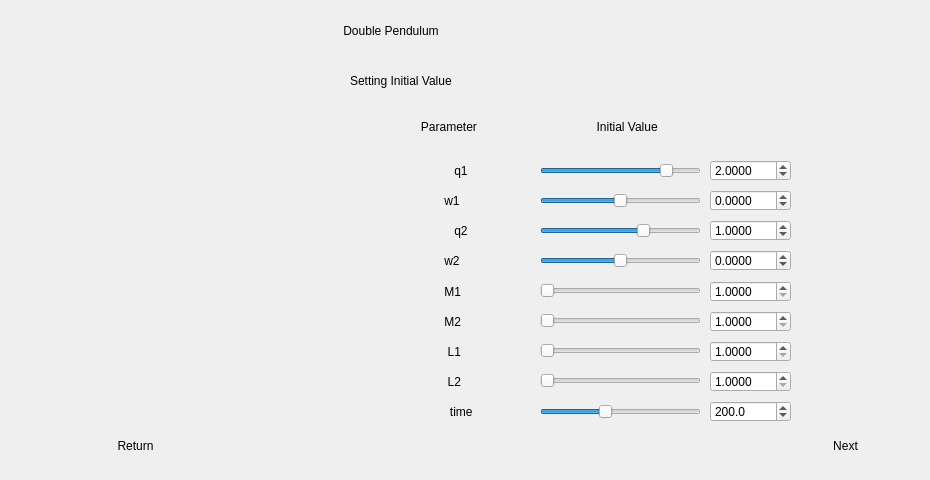
   <widget class="QWidget" name="SubStart2">
    <widget class="QPushButton" name="pushButton_4">
     <property name="geometry">
      <rect>
       <x>60</x>
       <y>420</y>
       <width>151</width>
       <height>51</height>
      </rect>
     </property>
     <property name="styleSheet">
      <string notr="true">font: 75 italic 20pt &quot;Yu Mincho Demibold&quot;;</string>
     </property>
     <property name="text">
      <string>Return</string>
     </property>
     <property name="flat">
      <bool>true</bool>
     </property>
    </widget>
    <widget class="QPushButton" name="pushButton_5">
     <property name="geometry">
      <rect>
       <x>770</x>
       <y>420</y>
       <width>151</width>
       <height>51</height>
      </rect>
     </property>
     <property name="styleSheet">
      <string notr="true">font: 75 italic 20pt &quot;Yu Mincho Demibold&quot;;</string>
     </property>
     <property name="text">
      <string>Next</string>
     </property>
     <property name="flat">
      <bool>true</bool>
     </property>
    </widget>
    <widget class="QLabel" name="label_6">
     <property name="geometry">
      <rect>
       <x>350</x>
       <y>60</y>
       <width>261</width>
       <height>41</height>
      </rect>
     </property>
     <property name="styleSheet">
      <string notr="true">font: 75 italic 17pt &quot;Yu Mincho Demibold&quot;;</string>
     </property>
     <property name="text">
      <string>Setting Initial Value</string>
     </property>
    </widget>
    <widget class="QLabel" name="label_28">
     <property name="geometry">
      <rect>
       <x>340</x>
       <y>10</y>
       <width>291</width>
       <height>41</height>
      </rect>
     </property>
     <property name="styleSheet">
      <string notr="true">font: 75 italic 20pt &quot;Yu Mincho Demibold&quot;;</string>
     </property>
     <property name="text">
      <string> Double Pendulum </string>
     </property>
    </widget>
    <widget class="QLabel" name="label_17">
     <property name="geometry">
      <rect>
       <x>90</x>
       <y>110</y>
       <width>341</width>
       <height>301</height>
      </rect>
     </property>
     <property name="styleSheet">
      <string notr="true">border-image: url(:/new/prefix1/images/double.png);</string>
     </property>
     <property name="text">
      <string/>
     </property>
    </widget>
    <widget class="QDoubleSpinBox" name="number_9">
     <property name="geometry">
      <rect>
       <x>710</x>
       <y>401</y>
       <width>81</width>
       <height>21</height>
      </rect>
     </property>
     <property name="styleSheet">
      <string notr="true"/>
     </property>
     <property name="decimals">
      <number>1</number>
     </property>
     <property name="minimum">
      <double>0.000000000000000</double>
     </property>
     <property name="maximum">
      <double>500.000000000000000</double>
     </property>
     <property name="value">
      <double>200.000000000000000</double>
     </property>
    </widget>
    <widget class="QLabel" name="label_14">
     <property name="geometry">
      <rect>
       <x>411</x>
       <y>340</y>
       <width>74</width>
       <height>23</height>
      </rect>
     </property>
     <property name="styleSheet">
      <string notr="true">font: 75 10pt &quot;Symbol&quot;;
font: 75 10pt &quot;Microsoft YaHei UI&quot;;</string>
     </property>
     <property name="text">
      <string>           L1</string>
     </property>
    </widget>
    <widget class="QDoubleSpinBox" name="number_8">
     <property name="geometry">
      <rect>
       <x>710</x>
       <y>371</y>
       <width>81</width>
       <height>21</height>
      </rect>
     </property>
     <property name="styleSheet">
      <string notr="true"/>
     </property>
     <property name="decimals">
      <number>4</number>
     </property>
     <property name="minimum">
      <double>1.000000000000000</double>
     </property>
     <property name="maximum">
      <double>5.000000000000000</double>
     </property>
     <property name="value">
      <double>1.000000000000000</double>
     </property>
    </widget>
    <widget class="QLabel" name="label_16">
     <property name="geometry">
      <rect>
       <x>440</x>
       <y>400</y>
       <width>73</width>
       <height>24</height>
      </rect>
     </property>
     <property name="styleSheet">
      <string notr="true">font: 75 10pt &quot;Symbol&quot;;
font: 75 10pt &quot;Microsoft YaHei UI&quot;;</string>
     </property>
     <property name="text">
      <string>   time</string>
     </property>
    </widget>
    <widget class="QLabel" name="label_4">
     <property name="geometry">
      <rect>
       <x>580</x>
       <y>111</y>
       <width>166</width>
       <height>32</height>
      </rect>
     </property>
     <property name="styleSheet">
      <string notr="true">font: 75 italic 14pt &quot;Minion Pro SmBd&quot;;</string>
     </property>
     <property name="text">
      <string>     Initial Value     </string>
     </property>
    </widget>
    <widget class="QLabel" name="label_15">
     <property name="geometry">
      <rect>
       <x>411</x>
       <y>370</y>
       <width>74</width>
       <height>23</height>
      </rect>
     </property>
     <property name="styleSheet">
      <string notr="true">font: 75 10pt &quot;Symbol&quot;;
font: 75 10pt &quot;Microsoft YaHei UI&quot;;</string>
     </property>
     <property name="text">
      <string>           L2</string>
     </property>
    </widget>
    <widget class="QSlider" name="horizontalSlider_9">
     <property name="geometry">
      <rect>
       <x>540</x>
       <y>401</y>
       <width>161</width>
       <height>22</height>
      </rect>
     </property>
     <property name="minimum">
      <number>0</number>
     </property>
     <property name="maximum">
      <number>500</number>
     </property>
     <property name="value">
      <number>200</number>
     </property>
     <property name="orientation">
      <enum>Qt::Horizontal</enum>
     </property>
    </widget>
    <widget class="QSlider" name="horizontalSlider">
     <property name="geometry">
      <rect>
       <x>540</x>
       <y>160</y>
       <width>161</width>
       <height>22</height>
      </rect>
     </property>
     <property name="acceptDrops">
      <bool>false</bool>
     </property>
     <property name="minimum">
      <number>-31415</number>
     </property>
     <property name="maximum">
      <number>31415</number>
     </property>
     <property name="value">
      <number>20000</number>
     </property>
     <property name="orientation">
      <enum>Qt::Horizontal</enum>
     </property>
     <property name="invertedAppearance">
      <bool>false</bool>
     </property>
     <property name="invertedControls">
      <bool>false</bool>
     </property>
     <property name="tickPosition">
      <enum>QSlider::NoTicks</enum>
     </property>
     <property name="tickInterval">
      <number>0</number>
     </property>
    </widget>
    <widget class="QLabel" name="label_18">
     <property name="geometry">
      <rect>
       <x>703</x>
       <y>111</y>
       <width>174</width>
       <height>42</height>
      </rect>
     </property>
     <property name="styleSheet">
      <string notr="true">font: 75 italic 14pt &quot;Minion Pro SmBd&quot;;</string>
     </property>
     <property name="text">
      <string/>
     </property>
    </widget>
    <widget class="QSlider" name="horizontalSlider_3">
     <property name="geometry">
      <rect>
       <x>540</x>
       <y>220</y>
       <width>161</width>
       <height>22</height>
      </rect>
     </property>
     <property name="minimum">
      <number>-31415</number>
     </property>
     <property name="maximum">
      <number>31415</number>
     </property>
     <property name="value">
      <number>10000</number>
     </property>
     <property name="orientation">
      <enum>Qt::Horizontal</enum>
     </property>
    </widget>
    <widget class="QSlider" name="horizontalSlider_4">
     <property name="geometry">
      <rect>
       <x>540</x>
       <y>250</y>
       <width>161</width>
       <height>22</height>
      </rect>
     </property>
     <property name="minimum">
      <number>-500</number>
     </property>
     <property name="maximum">
      <number>500</number>
     </property>
     <property name="orientation">
      <enum>Qt::Horizontal</enum>
     </property>
    </widget>
    <widget class="QDoubleSpinBox" name="number_6">
     <property name="geometry">
      <rect>
       <x>710</x>
       <y>311</y>
       <width>81</width>
       <height>21</height>
      </rect>
     </property>
     <property name="styleSheet">
      <string notr="true"/>
     </property>
     <property name="decimals">
      <number>4</number>
     </property>
     <property name="minimum">
      <double>1.000000000000000</double>
     </property>
     <property name="maximum">
      <double>10.000000000000000</double>
     </property>
     <property name="value">
      <double>1.000000000000000</double>
     </property>
    </widget>
    <widget class="QDoubleSpinBox" name="number_5">
     <property name="geometry">
      <rect>
       <x>710</x>
       <y>281</y>
       <width>81</width>
       <height>21</height>
      </rect>
     </property>
     <property name="styleSheet">
      <string notr="true"/>
     </property>
     <property name="decimals">
      <number>4</number>
     </property>
     <property name="minimum">
      <double>1.000000000000000</double>
     </property>
     <property name="maximum">
      <double>10.000000000000000</double>
     </property>
     <property name="value">
      <double>1.000000000000000</double>
     </property>
    </widget>
    <widget class="QSlider" name="horizontalSlider_7">
     <property name="geometry">
      <rect>
       <x>540</x>
       <y>340</y>
       <width>161</width>
       <height>22</height>
      </rect>
     </property>
     <property name="minimum">
      <number>1</number>
     </property>
     <property name="maximum">
      <number>5</number>
     </property>
     <property name="pageStep">
      <number>2</number>
     </property>
     <property name="orientation">
      <enum>Qt::Horizontal</enum>
     </property>
    </widget>
    <widget class="QSlider" name="horizontalSlider_5">
     <property name="geometry">
      <rect>
       <x>540</x>
       <y>280</y>
       <width>161</width>
       <height>22</height>
      </rect>
     </property>
     <property name="minimum">
      <number>1</number>
     </property>
     <property name="maximum">
      <number>10</number>
     </property>
     <property name="pageStep">
      <number>1</number>
     </property>
     <property name="orientation">
      <enum>Qt::Horizontal</enum>
     </property>
    </widget>
    <widget class="QSlider" name="horizontalSlider_6">
     <property name="geometry">
      <rect>
       <x>540</x>
       <y>310</y>
       <width>161</width>
       <height>22</height>
      </rect>
     </property>
     <property name="minimum">
      <number>1</number>
     </property>
     <property name="maximum">
      <number>10</number>
     </property>
     <property name="pageStep">
      <number>1</number>
     </property>
     <property name="orientation">
      <enum>Qt::Horizontal</enum>
     </property>
    </widget>
    <widget class="QSlider" name="horizontalSlider_8">
     <property name="geometry">
      <rect>
       <x>540</x>
       <y>370</y>
       <width>161</width>
       <height>22</height>
      </rect>
     </property>
     <property name="minimum">
      <number>1</number>
     </property>
     <property name="maximum">
      <number>5</number>
     </property>
     <property name="pageStep">
      <number>1</number>
     </property>
     <property name="sliderPosition">
      <number>1</number>
     </property>
     <property name="orientation">
      <enum>Qt::Horizontal</enum>
     </property>
    </widget>
    <widget class="QDoubleSpinBox" name="number_1">
     <property name="enabled">
      <bool>true</bool>
     </property>
     <property name="geometry">
      <rect>
       <x>710</x>
       <y>160</y>
       <width>81</width>
       <height>21</height>
      </rect>
     </property>
     <property name="cursor">
      <cursorShape>IBeamCursor</cursorShape>
     </property>
     <property name="acceptDrops">
      <bool>false</bool>
     </property>
     <property name="styleSheet">
      <string notr="true"/>
     </property>
     <property name="keyboardTracking">
      <bool>true</bool>
     </property>
     <property name="prefix">
      <string/>
     </property>
     <property name="suffix">
      <string/>
     </property>
     <property name="decimals">
      <number>4</number>
     </property>
     <property name="minimum">
      <double>-3.141500000000000</double>
     </property>
     <property name="maximum">
      <double>3.141500000000000</double>
     </property>
     <property name="singleStep">
      <double>0.000020000000000</double>
     </property>
     <property name="value">
      <double>2.000000000000000</double>
     </property>
    </widget>
    <widget class="QLabel" name="label_7">
     <property name="geometry">
      <rect>
       <x>411</x>
       <y>111</y>
       <width>112</width>
       <height>32</height>
      </rect>
     </property>
     <property name="styleSheet">
      <string notr="true">font: 75 italic 14pt &quot;Minion Pro SmBd&quot;;</string>
     </property>
     <property name="text">
      <string>   Parameter</string>
     </property>
    </widget>
    <widget class="QDoubleSpinBox" name="number_2">
     <property name="geometry">
      <rect>
       <x>710</x>
       <y>190</y>
       <width>81</width>
       <height>21</height>
      </rect>
     </property>
     <property name="styleSheet">
      <string notr="true"/>
     </property>
     <property name="decimals">
      <number>4</number>
     </property>
     <property name="minimum">
      <double>-10.000000000000000</double>
     </property>
     <property name="maximum">
      <double>10.000000000000000</double>
     </property>
     <property name="singleStep">
      <double>0.020000000000000</double>
     </property>
    </widget>
    <widget class="QLabel" name="label_8">
     <property name="geometry">
      <rect>
       <x>411</x>
       <y>160</y>
       <width>74</width>
       <height>21</height>
      </rect>
     </property>
     <property name="styleSheet">
      <string notr="true">font: 75 italic 10pt &quot;Symbol&quot;;
font: 75 10pt &quot;Symbol&quot;;</string>
     </property>
     <property name="text">
      <string>             q1</string>
     </property>
    </widget>
    <widget class="QLabel" name="label_10">
     <property name="geometry">
      <rect>
       <x>411</x>
       <y>220</y>
       <width>74</width>
       <height>21</height>
      </rect>
     </property>
     <property name="styleSheet">
      <string notr="true">font: 75 10pt &quot;Symbol&quot;;</string>
     </property>
     <property name="text">
      <string>             q2</string>
     </property>
    </widget>
    <widget class="QLabel" name="label_9">
     <property name="geometry">
      <rect>
       <x>411</x>
       <y>189</y>
       <width>75</width>
       <height>24</height>
      </rect>
     </property>
     <property name="styleSheet">
      <string notr="true">font: 75 12pt &quot;Symbol&quot;;</string>
     </property>
     <property name="text">
      <string>          w1</string>
     </property>
    </widget>
    <widget class="QDoubleSpinBox" name="number_3">
     <property name="geometry">
      <rect>
       <x>710</x>
       <y>220</y>
       <width>81</width>
       <height>21</height>
      </rect>
     </property>
     <property name="styleSheet">
      <string notr="true"/>
     </property>
     <property name="decimals">
      <number>4</number>
     </property>
     <property name="minimum">
      <double>-3.141500000000000</double>
     </property>
     <property name="maximum">
      <double>3.141500000000000</double>
     </property>
     <property name="singleStep">
      <double>0.200000000000000</double>
     </property>
     <property name="value">
      <double>1.000000000000000</double>
     </property>
    </widget>
    <widget class="QLabel" name="label_12">
     <property name="geometry">
      <rect>
       <x>411</x>
       <y>280</y>
       <width>77</width>
       <height>23</height>
      </rect>
     </property>
     <property name="styleSheet">
      <string notr="true">font: 75 10pt &quot;Symbol&quot;;
font: 75 10pt &quot;Microsoft YaHei UI&quot;;</string>
     </property>
     <property name="text">
      <string>          M1</string>
     </property>
    </widget>
    <widget class="QDoubleSpinBox" name="number_4">
     <property name="geometry">
      <rect>
       <x>710</x>
       <y>250</y>
       <width>81</width>
       <height>21</height>
      </rect>
     </property>
     <property name="styleSheet">
      <string notr="true"/>
     </property>
     <property name="decimals">
      <number>4</number>
     </property>
     <property name="minimum">
      <double>-10.000000000000000</double>
     </property>
     <property name="maximum">
      <double>10.000000000000000</double>
     </property>
     <property name="singleStep">
      <double>0.020000000000000</double>
     </property>
     <property name="value">
      <double>0.000000000000000</double>
     </property>
    </widget>
    <widget class="QDoubleSpinBox" name="number_7">
     <property name="geometry">
      <rect>
       <x>710</x>
       <y>341</y>
       <width>81</width>
       <height>21</height>
      </rect>
     </property>
     <property name="styleSheet">
      <string notr="true"/>
     </property>
     <property name="decimals">
      <number>4</number>
     </property>
     <property name="minimum">
      <double>1.000000000000000</double>
     </property>
     <property name="maximum">
      <double>5.000000000000000</double>
     </property>
     <property name="value">
      <double>1.000000000000000</double>
     </property>
    </widget>
    <widget class="QLabel" name="label_11">
     <property name="geometry">
      <rect>
       <x>411</x>
       <y>249</y>
       <width>75</width>
       <height>24</height>
      </rect>
     </property>
     <property name="styleSheet">
      <string notr="true">font: 75 12pt &quot;Symbol&quot;;</string>
     </property>
     <property name="text">
      <string>          w2</string>
     </property>
    </widget>
    <widget class="QSlider" name="horizontalSlider_2">
     <property name="geometry">
      <rect>
       <x>540</x>
       <y>190</y>
       <width>161</width>
       <height>22</height>
      </rect>
     </property>
     <property name="minimum">
      <number>-500</number>
     </property>
     <property name="maximum">
      <number>500</number>
     </property>
     <property name="pageStep">
      <number>10</number>
     </property>
     <property name="value">
      <number>0</number>
     </property>
     <property name="sliderPosition">
      <number>0</number>
     </property>
     <property name="orientation">
      <enum>Qt::Horizontal</enum>
     </property>
    </widget>
    <widget class="QLabel" name="label_13">
     <property name="geometry">
      <rect>
       <x>411</x>
       <y>310</y>
       <width>77</width>
       <height>23</height>
      </rect>
     </property>
     <property name="styleSheet">
      <string notr="true">font: 75 10pt &quot;Symbol&quot;;
font: 75 10pt &quot;Microsoft YaHei UI&quot;;</string>
     </property>
     <property name="text">
      <string>          M2</string>
     </property>
    </widget>
   </widget>
